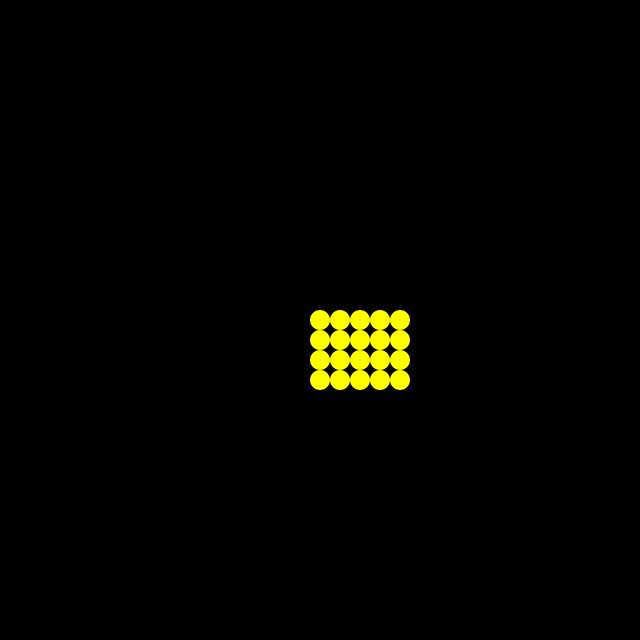
Frame 1 (no input)
Frame 60 (the mouse pressed at the canvas centre just before this capture): identical to frame 1, image omitted
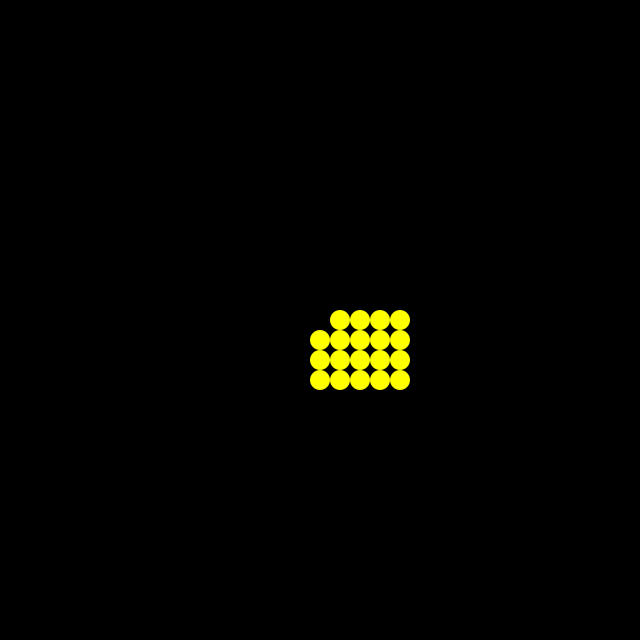
Frame 120 (the mouse held since frame 60 and released just before this capture)

The Processing sketch that drew these frames (run headless with seeded random() and noise(); from frame 60 on, the mouse is pressed at the canvas centre):

// Processing sketch: classes_03
// ── classes_03.pde
EnemySpaceShip e;

int rows = 5;
int cols = 4;

ArrayList<EnemySpaceShip> enemies;

void setup() {
  size(640, 640);

  enemies = new ArrayList<EnemySpaceShip>();

  for (int i = 0; i<rows; i++) {
    for (int j = 0; j<cols; j++) {
      enemies.add(new EnemySpaceShip(#FFFF00, new PVector(320+i*20, 320+j*20)));
    }
  }
}

void draw() {
  background(0);
  for (EnemySpaceShip e : enemies) {
    e.draw();
  }
}

void mousePressed() {
  for (EnemySpaceShip e : enemies) {
    e.hit(mouseX, mouseY);
  }
}


// ── EnemySpaceShip.pde
class EnemySpaceShip {

  float size = 20.0f;

  PVector position;
  color colour;

  boolean visible = true;

  EnemySpaceShip() {
  }

  EnemySpaceShip(color colour) {
    this.colour = colour;
  }

  EnemySpaceShip(color colour, PVector position) {
    this.position = position;
    this.colour = colour;
  }

  void draw() {
    if (visible) {    
      pushMatrix();
      translate(position.x, position.y);
      pushStyle();
      noStroke();
      fill(colour);
      ellipse(0, 0, size, size);
      popStyle();
      popMatrix();
    }
  }

  void hit(int x, int y) {
    float rad = size / 2.0f;
    float squareDist = pow((position.x-x), 2) + pow((position.y-y), 2);

    if (squareDist <=pow(rad, 2)) {
      if (visible) {
        visible = false;
      } else {
        visible = true;
      }
    }
  }
}
